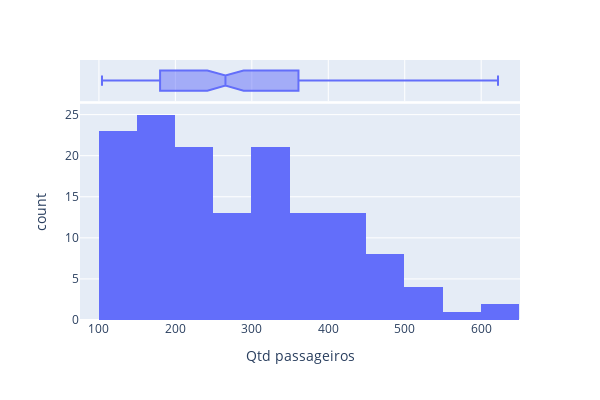

The code cell stored with this chart in its notebook:
### Markdown cell above
### Visualizando a distribuição de dados

### Code cell
fig = px.histogram(
    df_air,
    x='Qtd passageiros',
    marginal='box',  # or violin, rug
    hover_data=['Qtd passageiros'],
    height=400,
    width=600,
    #category_orders={'Trecho': trechos_analise}
)
fig.show()

### Figure 1 — Plotly figure (JSON) as saved in the notebook; plotly's stock layout.template omitted (floating-point values rounded to 4 significant figures; data arrays with more than 128 entries replaced by an {"elided": "..."} marker saying what was removed)
{"data": [{"alignmentgroup": "True", "bingroup": "x", "hovertemplate": "Qtd passageiros=%{x}<br>count=%{y}<extra></extra>", "legendgroup": "", "marker": {"color": "#636efa", "pattern": {"shape": ""}}, "name": "", "offsetgroup": "", "orientation": "v", "showlegend": false, "type": "histogram", "x": {"elided": "144 int values"}, "xaxis": "x", "yaxis": "y"}, {"alignmentgroup": "True", "hovertemplate": "Qtd passageiros=%{x}<extra></extra>", "legendgroup": "", "marker": {"color": "#636efa"}, "name": "", "notched": true, "offsetgroup": "", "showlegend": false, "type": "box", "x": {"elided": "144 int values"}, "xaxis": "x2", "yaxis": "y2"}], "layout": {"barmode": "relative", "height": 400, "legend": {"tracegroupgap": 0}, "margin": {"t": 60}, "width": 600, "xaxis": {"anchor": "y", "domain": [0, 1], "title": {"text": "Qtd passageiros"}}, "xaxis2": {"anchor": "y2", "domain": [0, 1], "matches": "x", "showgrid": true, "showticklabels": false}, "yaxis": {"anchor": "x", "domain": [0, 0.8316], "title": {"text": "count"}}, "yaxis2": {"anchor": "x2", "domain": [0.8416, 1], "matches": "y2", "showgrid": false, "showline": false, "showticklabels": false, "ticks": ""}}}
